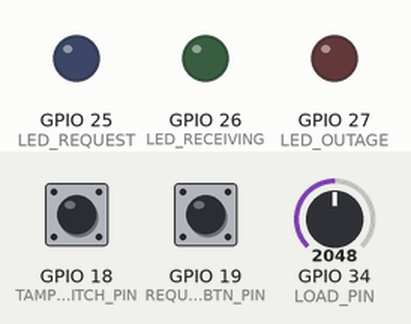
A sketch run on a simulated ESP32. Shown: output pins drawn as LEDs (lit = HIGH). The inputs (shaded band) are chosen by the test bench; at power-on: GPIO 19 (REQUEST_BTN_PIN) HIGH, GPIO 34 (LOAD_PIN) = 2048, GPIO 18 (TAMPER_SWITCH_PIN) HIGH. WiFi joins after 1.5 s; servers stay silent unless stated; random numbers use the default seed unless the sketch sets one; no MQTT or app messages arrive unless stated; what the sketch prints to the serial monitor is not drawn.

Above: at 2.7 s.
2.8 s: GPIO 19 (REQUEST_BTN_PIN) pulled LOW for 0.15 s
At 3.3 s:
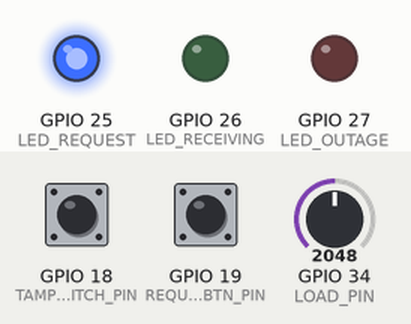
4.4 s: GPIO 34 (LOAD_PIN) set to 741
5.9 s: GPIO 34 (LOAD_PIN) set to 636
12.9 s: GPIO 19 (REQUEST_BTN_PIN) pulled LOW for 1 s
At 14.3 s:
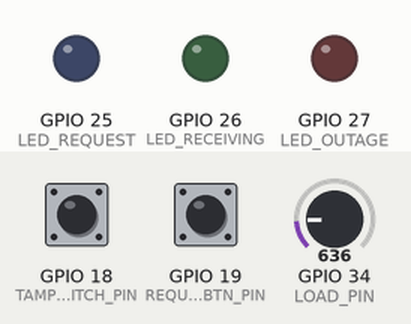
15.4 s: GPIO 19 (REQUEST_BTN_PIN) pulled LOW for 3.2 s
At 16.2 s:
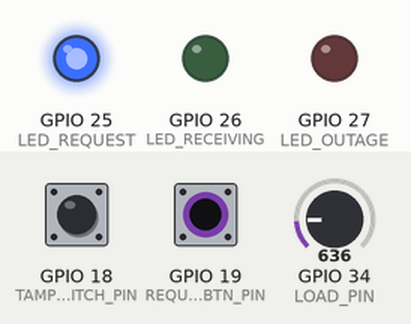
Timing chart, 0 to 18.4 s (numbered marks = the images above; inputs shaded):
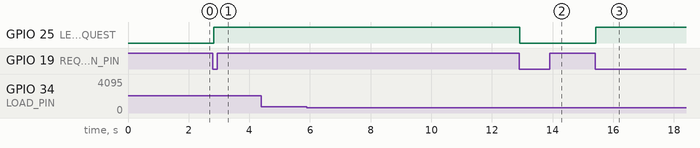

Measured:
- after the input at 2.8 s, GPIO 25 (LED_REQUEST): LOW → HIGH at once
- after the input at 4.4 s, every drawn part: stays the same
- after the input at 5.9 s, every drawn part: stays the same
- after the input at 12.9 s, GPIO 25 (LED_REQUEST): HIGH → LOW at once
- after the input at 15.4 s, GPIO 25 (LED_REQUEST): LOW → HIGH at once

The sketch:

sketch.ino
```cpp
// Aegis-Grid Africa - Buyer smart meter (METER_B), Wokwi simulation.
// Shop meter: requests clean power during load shedding and records the energy that arrives.
// SIMULATION ONLY: a potentiometer stands in for the shop load, MQTT stands in for the cable.
// Data format: docs/data-format.md (v1).

#include <WiFi.h>
#include <PubSubClient.h>
#include <ArduinoJson.h>
#include "buyer_model.h"

// ---------------------------------------------------------------- settings
#define SITE "ag-demo"                 // CHANGE to your team id, same everywhere (see docs)
#define METER_ID "METER_B"
#define LINE_ID "L1"
const char* MQTT_HOST = "broker.hivemq.com";
const uint16_t MQTT_PORT = 1883;
const float TIME_SCALE = 60.0f;        // must match the seller meter

const int LOAD_PIN = 34;               // potentiometer: shop load (lights, fridge)
const int REQUEST_BTN_PIN = 19;        // push button: "Request Clean Power" (toggles)
const int TAMPER_SWITCH_PIN = 18;      // slide switch: tamper the meter (fraud demo)
const int LED_REQUEST = 25;            // blue: request active
const int LED_RECEIVING = 26;          // green: receiving P2P energy
const int LED_OUTAGE = 27;             // red: grid outage

const float MAX_LOAD_W = 600.0f;

// ---------------------------------------------------------------- topics
const String P = String("aegisgrid/") + SITE + "/";
const String T_TELEMETRY = P + "meter/" METER_ID "/telemetry";
const String T_CMD = P + "meter/" METER_ID "/cmd";
const String T_GRID = P + "grid";
const String T_LINE = P + "line/" LINE_ID;

WiFiClient net;
PubSubClient mqtt(net);
aegis::BuyerModel model;

bool outage = false;
bool requesting = false;
bool lastBtn = HIGH;
unsigned long lastBtnChangeMs = 0;
unsigned long lastStepMs = 0, lastTelemetryMs = 0;
uint32_t seq = 0;
double simMinutes = 0;
float lastLoadW = 0;
aegis::BuyerStep lastStep;

// ---------------------------------------------------------------- helpers
const char* statusName() {
  if (lastStep.importW > 1.0f) return "RECEIVING";
  if (requesting && outage) return model.trading() ? "NO_SUPPLY" : "REQUESTING";
  if (requesting) return "REQUESTING";
  return outage ? "NO_SUPPLY" : "IDLE_GRID";
}

void publishTelemetry() {
  JsonDocument d;
  d["v"] = 1;
  d["meterId"] = METER_ID;
  d["role"] = "buyer";
  d["seq"] = seq++;
  d["simMin"] = serialized(String(simMinutes, 1));
  d["timeScale"] = TIME_SCALE;
  d["grid"] = outage ? "OUTAGE" : "AVAILABLE";
  d["loadW"] = serialized(String(lastLoadW, 1));
  d["importW"] = serialized(String(lastStep.importW, 1));
  d["unservedW"] = serialized(String(lastStep.unservedW, 1));
  d["requesting"] = requesting;
  d["tamper"] = model.tamper;
  d["tradeId"] = model.tradeId;
  d["tradeWh"] = serialized(String(model.reportedWh, 1));
  d["importWhTotal"] = (uint32_t)model.importWhTotal;
  d["status"] = statusName();
  d["simulated"] = true;
  char buf[512];
  size_t n = serializeJson(d, buf);
  mqtt.publish(T_TELEMETRY.c_str(), (const uint8_t*)buf, n);
  Serial.println(buf);
}

void publishFinal() {
  if (!model.trading()) return;
  JsonDocument d;
  d["v"] = 1;
  d["tradeId"] = model.tradeId;
  d["role"] = "buyer";
  d["meterId"] = METER_ID;
  d["wh"] = (uint32_t)model.reportedWh;       // integer, rounded down
  d["tamper"] = model.tamper;
  d["reason"] = "stop_cmd";
  d["simulated"] = true;
  char buf[200];
  size_t n = serializeJson(d, buf);
  String topic = P + "trade/" + String(model.tradeId) + "/reading/buyer";
  mqtt.publish(topic.c_str(), (const uint8_t*)buf, n, true);  // retained
  Serial.printf("FINAL buyer trade=%lu wh=%lu tamper=%d\n", (unsigned long)model.tradeId,
                (unsigned long)model.reportedWh, model.tamper);
  model.endTrade();
}

void onMessage(char* topic, byte* payload, unsigned int len) {
  JsonDocument d;
  if (deserializeJson(d, payload, len)) return;

  if (T_GRID == topic) {
    outage = strcmp(d["status"] | "AVAILABLE", "OUTAGE") == 0;
  } else if (T_LINE == topic) {
    model.onLine(d["tradeId"] | 0, d["whSent"] | 0.0f);
  } else if (T_CMD == topic) {
    const char* cmd = d["cmd"] | "";
    uint32_t id = d["tradeId"] | 0;
    if (strcmp(cmd, "start") == 0 && id != 0) {
      if (model.trading() && model.tradeId != id) publishFinal();
      model.startTrade(id);
      Serial.printf("START trade=%lu\n", (unsigned long)id);
    } else if (strcmp(cmd, "stop") == 0 && id == model.tradeId && model.trading()) {
      publishFinal();
    }
  }
}

void connectWifi() {
  Serial.print("WiFi");
  WiFi.begin("Wokwi-GUEST", "", 6);
  while (WiFi.status() != WL_CONNECTED) {
    delay(250);
    Serial.print(".");
  }
  Serial.println(" connected");
}

void connectMqtt() {
  while (!mqtt.connected()) {
    String clientId = String("aegis-") + METER_ID + "-" + String((uint32_t)esp_random(), HEX);
    Serial.printf("MQTT %s ... ", MQTT_HOST);
    if (mqtt.connect(clientId.c_str())) {
      Serial.println("connected");
      mqtt.subscribe(T_CMD.c_str());
      mqtt.subscribe(T_GRID.c_str());
      mqtt.subscribe(T_LINE.c_str());
    } else {
      Serial.printf("failed rc=%d, retry\n", mqtt.state());
      delay(1000);
    }
  }
}

// ---------------------------------------------------------------- setup / loop
void setup() {
  Serial.begin(115200);
  pinMode(REQUEST_BTN_PIN, INPUT_PULLUP);
  pinMode(TAMPER_SWITCH_PIN, INPUT_PULLUP);
  pinMode(LED_REQUEST, OUTPUT);
  pinMode(LED_RECEIVING, OUTPUT);
  pinMode(LED_OUTAGE, OUTPUT);
  Serial.println("AEGIS-GRID BUYER METER " METER_ID " - SIMULATION ONLY");

  connectWifi();
  mqtt.setServer(MQTT_HOST, MQTT_PORT);
  mqtt.setBufferSize(768);
  mqtt.setCallback(onMessage);
  connectMqtt();
  lastStepMs = millis();
}

void loop() {
  if (WiFi.status() != WL_CONNECTED) connectWifi();
  if (!mqtt.connected()) connectMqtt();
  mqtt.loop();

  unsigned long now = millis();

  // Request button toggles on each press (debounced).
  bool btn = digitalRead(REQUEST_BTN_PIN);
  if (btn != lastBtn && now - lastBtnChangeMs > 50) {
    lastBtnChangeMs = now;
    lastBtn = btn;
    if (btn == LOW) {
      requesting = !requesting;
      publishTelemetry();  // tell the bridge immediately
    }
  }
  model.tamper = digitalRead(TAMPER_SWITCH_PIN) == LOW;

  float dtH = (now - lastStepMs) / 3600000.0f * TIME_SCALE;
  simMinutes += (now - lastStepMs) / 60000.0 * TIME_SCALE;
  lastStepMs = now;

  lastLoadW = analogRead(LOAD_PIN) * MAX_LOAD_W / 4095.0f;
  lastStep = model.step(lastLoadW, outage, dtH);

  if (now - lastTelemetryMs >= 1000) {
    lastTelemetryMs = now;
    publishTelemetry();
  }

  digitalWrite(LED_REQUEST, requesting);
  digitalWrite(LED_RECEIVING, lastStep.importW > 1.0f);
  digitalWrite(LED_OUTAGE, outage);
  delay(20);
}
```

buyer_model.h
```cpp
// Energy model of the buyer's meter (shop, METER_B).
// Pure C++ with no Arduino dependency, so it also runs in the host test (firmware/test).
// Line loss and the tamper factor are design parameters for the simulation.
#pragma once
#include <stdint.h>

namespace aegis {

struct BuyerConfig {
  float lineLoss = 0.02f;      // 2% cable loss between the two meters (within the 3% tolerance)
  float tamperFactor = 0.60f;  // a tampered meter reports 60% of what arrived (fraud demo)
};

struct BuyerStep {
  float importW = 0, unservedW = 0;
};

class BuyerModel {
 public:
  explicit BuyerModel(const BuyerConfig& c = BuyerConfig()) : cfg(c) {}

  BuyerConfig cfg;
  double importWhTotal = 0;  // lifetime counter of what this meter recorded

  uint32_t tradeId = 0;
  float arrivedWh = 0;   // energy that physically arrived in this trade
  float reportedWh = 0;  // what this meter records (differs only when tampered)
  bool tamper = false;

  bool trading() const { return tradeId != 0; }

  void startTrade(uint32_t id) {
    tradeId = id;
    arrivedWh = 0;
    reportedWh = 0;
    pendingWh = 0;
  }
  void endTrade() { tradeId = 0; }

  // Line message from the seller: cumulative energy injected for this trade.
  // Returns false if it belongs to another trade.
  bool onLine(uint32_t id, float whSent) {
    if (!trading() || id != tradeId) return false;
    const float arrived = whSent * (1.0f - cfg.lineLoss);
    if (arrived > arrivedWh) {
      pendingWh += arrived - arrivedWh;  // energy to account for in the next step
      const float delta = arrived - arrivedWh;
      arrivedWh = arrived;
      const float rec = tamper ? delta * cfg.tamperFactor : delta;
      reportedWh += rec;
      importWhTotal += rec;
    }
    return true;
  }

  // Advance by dtH simulated hours. importW is derived from energy received since the last step.
  BuyerStep step(float loadW, bool outage, float dtH) {
    BuyerStep o;
    if (dtH <= 0) return o;
    o.importW = pendingWh / dtH;
    pendingWh = 0;
    // Smooth the bursty 4 Hz line messages for display.
    smoothW = smoothW * 0.85f + o.importW * 0.15f;
    o.importW = smoothW;
    o.unservedW = outage && loadW > o.importW ? loadW - o.importW : 0;
    return o;
  }

 private:
  float pendingWh = 0;
  float smoothW = 0;
};

}  // namespace aegis
```
